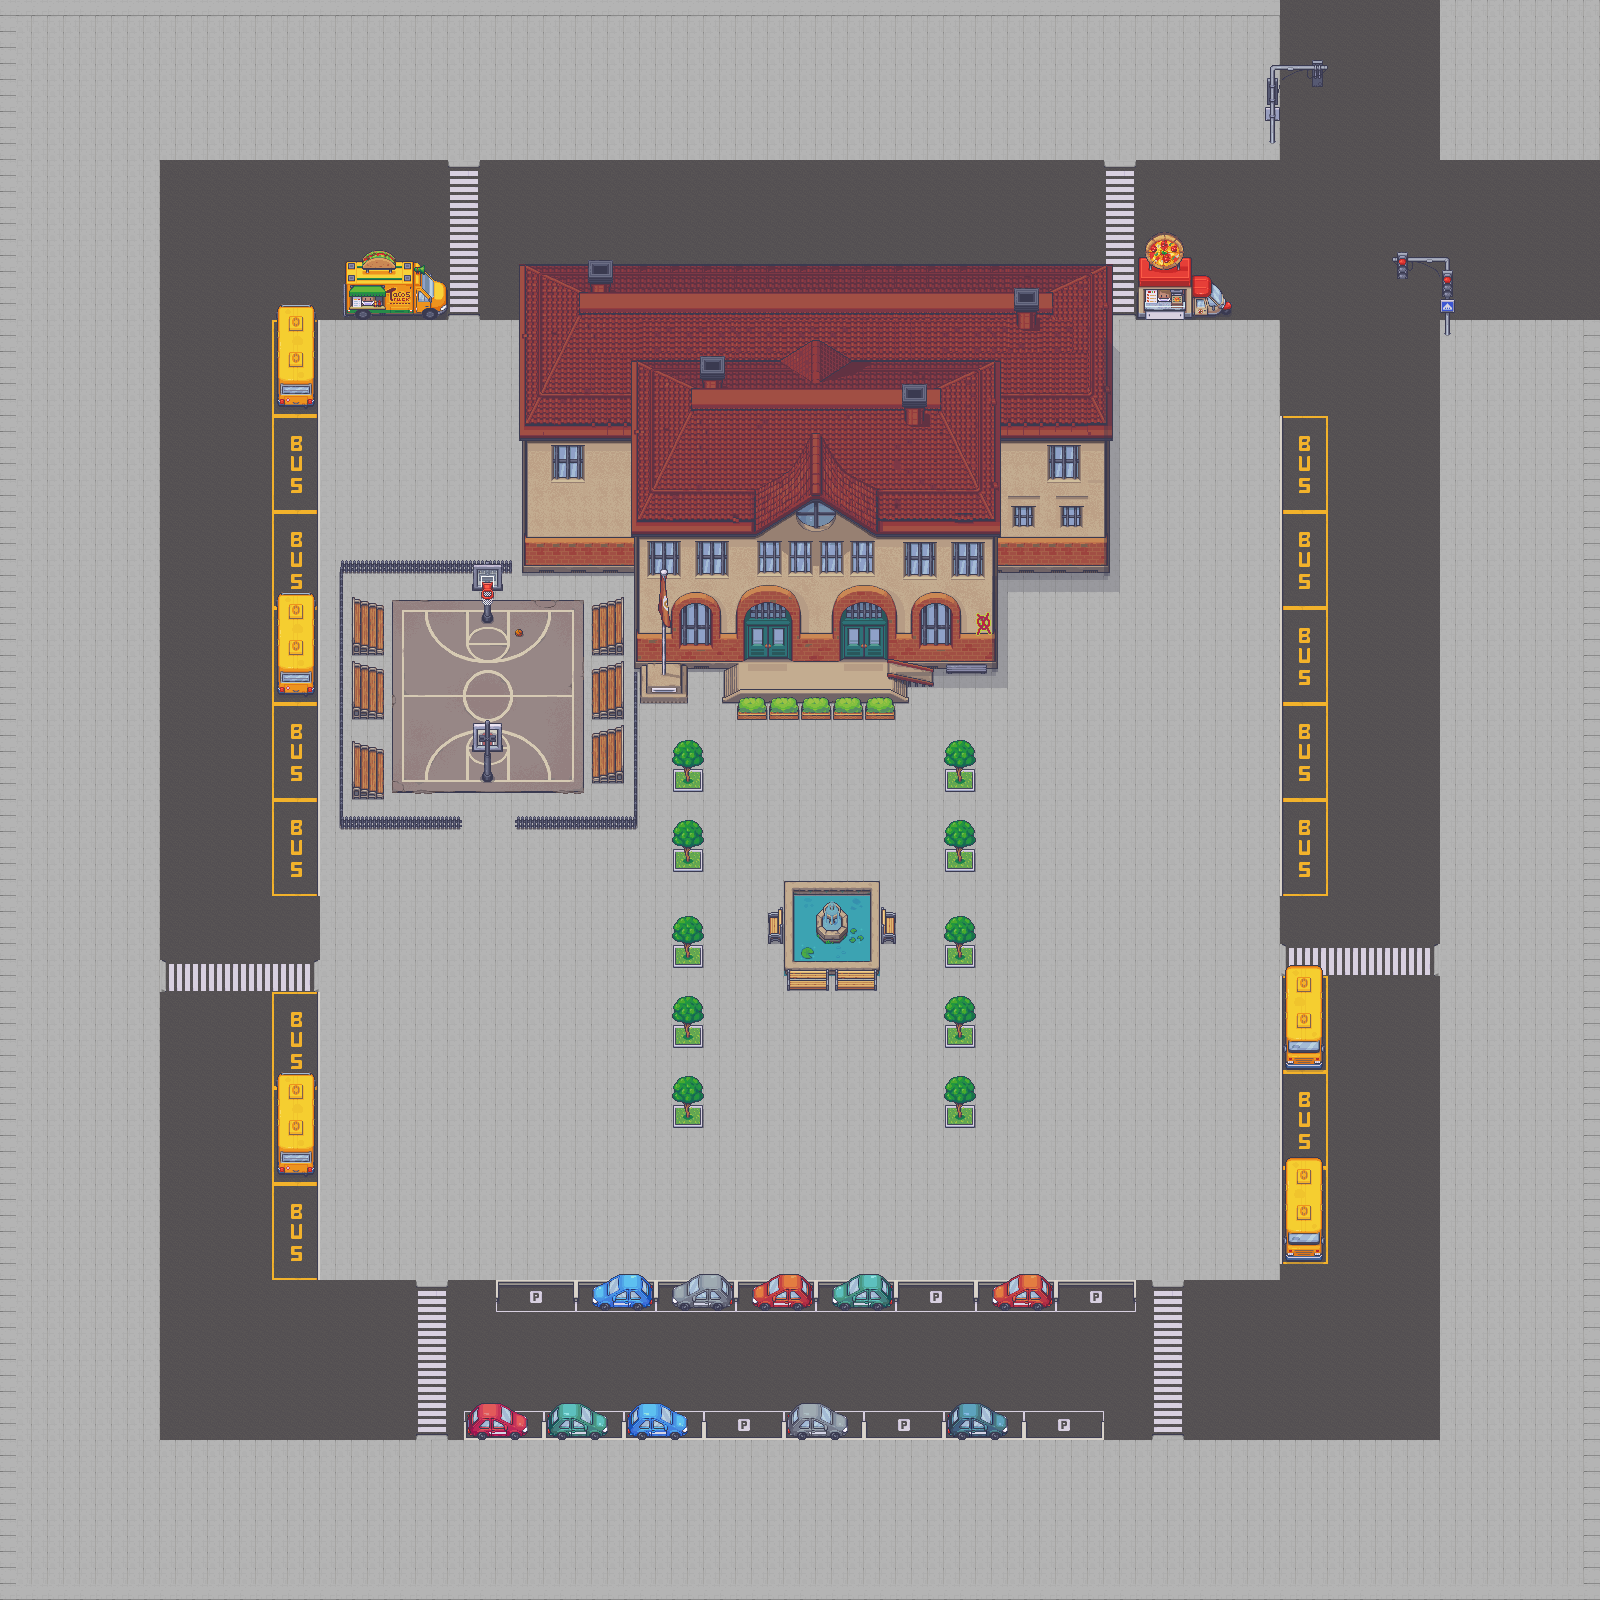

A 2D game scene composited from a Tiled map and its tileset images. What follows is a short description and the map's XML, with each tile layer's data collapsed to a summary:
An orthogonal 100x100 tile map with 16x16 px tiles, 15 tile layers (Floor, Walk Floor, Blocked Floor, Parked Car, ...).

<map version="1.9" tiledversion="1.9.2" orientation="orthogonal" renderorder="right-down" width="100" height="100" tilewidth="16" tileheight="16" infinite="0" nextlayerid="21" nextobjectid="1">
 <editorsettings>
  <export target="../maps/Overworld.json" format="json" />
 </editorsettings>
 <tileset firstgid="1" source="Modern_Exteriors_Complete_Tileset.tsx" />
 <layer id="1" name="Floor" width="100" height="100">
  <properties>
   <property name="collision" type="bool" value="false" />
   <property name="layered" type="bool" value="false" />
  </properties>
  <data>[10000 cells, 7120 non-empty, 13 distinct tile ids]</data>
 </layer>
 <layer id="12" name="Walk Floor" width="100" height="100">
  <properties>
   <property name="collision" type="bool" value="false" />
   <property name="layered" type="bool" value="false" />
  </properties>
  <data>[10000 cells, 169 non-empty, 169 distinct tile ids]</data>
 </layer>
 <layer id="2" name="Blocked Floor" width="100" height="100">
  <properties>
   <property name="collision" type="bool" value="true" />
   <property name="layered" type="bool" value="false" />
  </properties>
  <data>[10000 cells, 2892 non-empty, 69 distinct tile ids]</data>
 </layer>
 <layer id="3" name="Parked Car" width="100" height="100">
  <properties>
   <property name="collision" type="bool" value="true" />
   <property name="layered" type="bool" value="false" />
  </properties>
  <data>[10000 cells, 296 non-empty, 221 distinct tile ids]</data>
 </layer>
 <layer id="15" name="Building 2" width="100" height="100">
  <properties>
   <property name="collision" type="bool" value="true" />
   <property name="layered" type="bool" value="false" />
  </properties>
  <data>[10000 cells, 575 non-empty, 110 distinct tile ids]</data>
 </layer>
 <layer id="16" name="Building Walk" width="100" height="100">
  <properties>
   <property name="collision" type="bool" value="false" />
   <property name="layered" type="bool" value="false" />
  </properties>
  <data>[10000 cells, 67 non-empty, 67 distinct tile ids]</data>
 </layer>
 <layer id="20" name="Building2 Roof" width="100" height="100">
  <properties>
   <property name="collision" type="bool" value="false" />
   <property name="layered" type="bool" value="true" />
  </properties>
  <data>[10000 cells, 233 non-empty, 115 distinct tile ids]</data>
 </layer>
 <layer id="4" name="Building" width="100" height="100">
  <properties>
   <property name="collision" type="bool" value="true" />
   <property name="layered" type="bool" value="false" />
  </properties>
  <data>[10000 cells, 516 non-empty, 504 distinct tile ids]</data>
 </layer>
 <layer id="17" name="Building Walkable Objects" width="100" height="100">
  <properties>
   <property name="collision" type="bool" value="false" />
   <property name="layered" type="bool" value="false" />
  </properties>
  <data>[10000 cells, 8 non-empty, 8 distinct tile ids]</data>
 </layer>
 <layer id="9" name="Building Shadow" width="100" height="100">
  <properties>
   <property name="collision" type="bool" value="false" />
   <property name="layered" type="bool" value="false" />
  </properties>
  <data>[10000 cells, 37 non-empty, 6 distinct tile ids]</data>
 </layer>
 <layer id="8" name="Objects" width="100" height="100">
  <properties>
   <property name="collision" type="bool" value="true" />
   <property name="layered" type="bool" value="false" />
  </properties>
  <data>[10000 cells, 210 non-empty, 83 distinct tile ids]</data>
 </layer>
 <layer id="13" name="ObjectsBelow" width="100" height="100">
  <properties>
   <property name="collision" type="bool" value="false" />
   <property name="layered" type="bool" value="true" />
  </properties>
  <data>[10000 cells, 11 non-empty, 11 distinct tile ids]</data>
 </layer>
 <layer id="10" name="ObjectTop" width="100" height="100">
  <properties>
   <property name="collision" type="bool" value="false" />
   <property name="layered" type="bool" value="true" />
  </properties>
  <data>[10000 cells, 49 non-empty, 13 distinct tile ids]</data>
 </layer>
 <layer id="5" name="Streetsigns" width="100" height="100">
  <properties>
   <property name="collision" type="bool" value="true" />
   <property name="layered" type="bool" value="true" />
  </properties>
  <data>[10000 cells, 21 non-empty, 21 distinct tile ids]</data>
 </layer>
 <layer id="19" name="Invisible Wall" width="100" height="100">
  <properties>
   <property name="collision" type="bool" value="true" />
   <property name="layered" type="bool" value="false" />
  </properties>
  <data>[10000 cells, 357 non-empty, 1 distinct tile ids]</data>
 </layer>
</map>